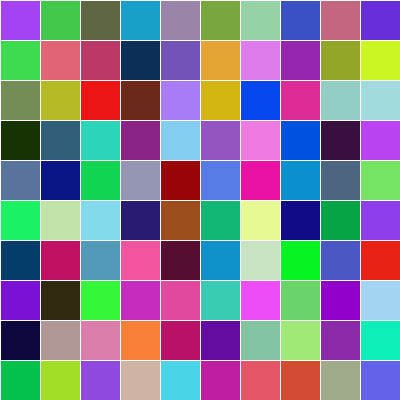
Frame 1 (no input)
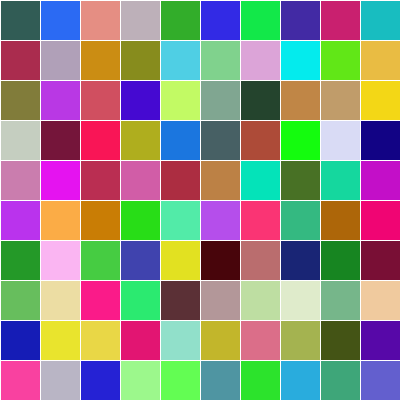
Frame 60 (the mouse pressed at the canvas centre just before this capture)
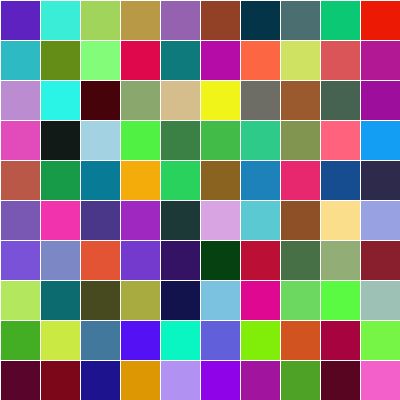
Frame 120 (the mouse held since frame 60 and released just before this capture)

The Processing sketch that drew these frames (run headless with seeded random() and noise(); from frame 60 on, the mouse is pressed at the canvas centre):

// Processing sketch: multicolor_grid
// ── multicolor_grid.pde
Cell[][] grid;

int colums = 10;
int rows = 10;


void setup(){
  size(400,400);
  grid = new Cell[colums][rows];
  for(int i = 0; i < colums; i++){
    for(int j = 0; j < rows; j++){
      grid[i][j] = new Cell(i*40, j*40, 40, 40, i+j);
    }
  }
}

void draw(){
  background(0);
  for(int i = 0; i < colums; i++){
    for(int j = 0; j < rows; j++){
      grid[i][j].display();
    }
  }
}

class Cell{
  float x,y;
  float w,h;
  float angle;
  
  Cell(float tempX, float tempY, float tempW, float tempH, float tempAngle){
    x = tempX;
    y = tempY;
    w = tempW;
    h = tempH;
    angle = tempAngle;
    fill(mouseX, mouseY, mouseX);
  }
  
  void display(){
    stroke(255);
    fill(random(255), random(255), random(255));
    rect(x,y,w,h);
  }
  
}
